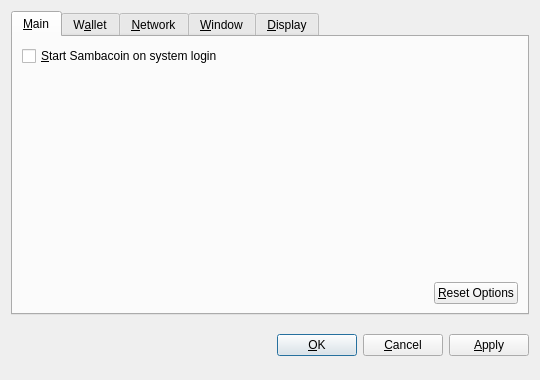
<?xml version="1.0" encoding="UTF-8"?>
<ui version="4.0">
 <class>OptionsDialog</class>
 <widget class="QDialog" name="OptionsDialog">
  <property name="geometry">
   <rect>
    <x>0</x>
    <y>0</y>
    <width>540</width>
    <height>380</height>
   </rect>
  </property>
  <property name="windowTitle">
   <string>Options</string>
  </property>
  <property name="modal">
   <bool>true</bool>
  </property>
  <layout class="QVBoxLayout" name="verticalLayout">
   <item>
    <widget class="QTabWidget" name="tabWidget">
     <property name="tabPosition">
      <enum>QTabWidget::North</enum>
     </property>
     <property name="currentIndex">
      <number>0</number>
     </property>
     <widget class="QWidget" name="tabMain">
      <attribute name="title">
       <string>&amp;Main</string>
      </attribute>
      <layout class="QVBoxLayout" name="verticalLayout_Main">
       <item>
        <widget class="QCheckBox" name="bitcoinAtStartup">
         <property name="toolTip">
          <string>Automatically start Sambacoin after logging in to the system.</string>
         </property>
         <property name="text">
          <string>&amp;Start Sambacoin on system login</string>
         </property>
        </widget>
       </item>
       <item>
        <spacer name="verticalSpacer_Main">
         <property name="orientation">
          <enum>Qt::Vertical</enum>
         </property>
         <property name="sizeHint" stdset="0">
          <size>
           <width>20</width>
           <height>40</height>
          </size>
         </property>
        </spacer>
       </item>
       <item>
        <layout class="QHBoxLayout" name="horizontalLayout_2_Main">
         <item>
          <spacer name="horizontalSpacer_2_Main">
           <property name="orientation">
            <enum>Qt::Horizontal</enum>
           </property>
           <property name="sizeHint" stdset="0">
            <size>
             <width>40</width>
             <height>20</height>
            </size>
           </property>
          </spacer>
         </item>
         <item>
          <widget class="QPushButton" name="resetButton">
           <property name="toolTip">
            <string>Reset all client options to default.</string>
           </property>
           <property name="text">
            <string>&amp;Reset Options</string>
           </property>
           <property name="autoDefault">
            <bool>false</bool>
           </property>
          </widget>
         </item>
        </layout>
       </item>
      </layout>
     </widget>
     <widget class="QWidget" name="tabWallet">
      <attribute name="title">
       <string>W&amp;allet</string>
      </attribute>
      <layout class="QVBoxLayout" name="verticalLayout_Network">
       <item>
        <widget class="QLabel" name="transactionFeeInfoLabel">
         <property name="text">
          <string>Optional transaction fee per kB that helps make sure your transactions are processed quickly. Most transactions are 1 kB.</string>
         </property>
         <property name="textFormat">
          <enum>Qt::PlainText</enum>
         </property>
         <property name="wordWrap">
          <bool>true</bool>
         </property>
        </widget>
       </item>
       <item>
        <layout class="QHBoxLayout" name="horizontalLayout_1_Main">
         <item>
          <widget class="QLabel" name="transactionFeeLabel">
           <property name="text">
            <string>Pay transaction &amp;fee</string>
           </property>
           <property name="textFormat">
            <enum>Qt::PlainText</enum>
           </property>
           <property name="buddy">
            <cstring>transactionFee</cstring>
           </property>
          </widget>
         </item>
         <item>
          <widget class="BitcoinAmountField" name="transactionFee"/>
         </item>
         <item>
          <spacer name="horizontalSpacer_1_Main">
           <property name="orientation">
            <enum>Qt::Horizontal</enum>
           </property>
           <property name="sizeHint" stdset="0">
            <size>
             <width>40</width>
             <height>20</height>
            </size>
           </property>
          </spacer>
         </item>
        </layout>
       </item>
       <item>
        <widget class="QLabel" name="label">
         <property name="text">
          <string>If you disable the spending of unconfirmed change, the change from a transaction cannot be used until that transaction has at least one confirmation. This also affects how your balance is computed.</string>
         </property>
         <property name="wordWrap">
          <bool>true</bool>
         </property>
        </widget>
       </item>
       <item>
        <widget class="QCheckBox" name="spendZeroConfChange">
         <property name="text">
          <string>Spend unconfirmed change  (experts only)</string>
         </property>
        </widget>
       </item>
       <item>
        <spacer name="verticalSpacer">
         <property name="orientation">
          <enum>Qt::Vertical</enum>
         </property>
         <property name="sizeHint" stdset="0">
          <size>
           <width>20</width>
           <height>40</height>
          </size>
         </property>
        </spacer>
       </item>
      </layout>
     </widget>
     <widget class="QWidget" name="tabNetwork">
      <attribute name="title">
       <string>&amp;Network</string>
      </attribute>
      <layout class="QVBoxLayout" name="verticalLayout_Network">
       <item>
        <widget class="QCheckBox" name="mapPortUpnp">
         <property name="toolTip">
          <string>Automatically open the Sambacoin client port on the router. This only works when your router supports UPnP and it is enabled.</string>
         </property>
         <property name="text">
          <string>Map port using &amp;UPnP</string>
         </property>
        </widget>
       </item>
       <item>
        <widget class="QCheckBox" name="connectSocks">
         <property name="toolTip">
          <string>Connect to the Sambacoin network through a SOCKS proxy (e.g. when connecting through Tor).</string>
         </property>
         <property name="text">
          <string>&amp;Connect through SOCKS proxy:</string>
         </property>
        </widget>
       </item>
       <item>
        <layout class="QHBoxLayout" name="horizontalLayout_Network">
         <item>
          <widget class="QLabel" name="proxyIpLabel">
           <property name="text">
            <string>Proxy &amp;IP:</string>
           </property>
           <property name="textFormat">
            <enum>Qt::PlainText</enum>
           </property>
           <property name="buddy">
            <cstring>proxyIp</cstring>
           </property>
          </widget>
         </item>
         <item>
          <widget class="QValidatedLineEdit" name="proxyIp">
           <property name="maximumSize">
            <size>
             <width>140</width>
             <height>16777215</height>
            </size>
           </property>
           <property name="toolTip">
            <string>IP address of the proxy (e.g. 127.0.0.1)</string>
           </property>
          </widget>
         </item>
         <item>
          <widget class="QLabel" name="proxyPortLabel">
           <property name="text">
            <string>&amp;Port:</string>
           </property>
           <property name="textFormat">
            <enum>Qt::PlainText</enum>
           </property>
           <property name="buddy">
            <cstring>proxyPort</cstring>
           </property>
          </widget>
         </item>
         <item>
          <widget class="QLineEdit" name="proxyPort">
           <property name="maximumSize">
            <size>
             <width>55</width>
             <height>16777215</height>
            </size>
           </property>
           <property name="toolTip">
            <string>Port of the proxy (e.g. 9050)</string>
           </property>
          </widget>
         </item>
         <item>
          <widget class="QLabel" name="socksVersionLabel">
           <property name="text">
            <string>SOCKS &amp;Version:</string>
           </property>
           <property name="textFormat">
            <enum>Qt::PlainText</enum>
           </property>
           <property name="buddy">
            <cstring>socksVersion</cstring>
           </property>
          </widget>
         </item>
         <item>
          <widget class="QValueComboBox" name="socksVersion">
           <property name="toolTip">
            <string>SOCKS version of the proxy (e.g. 5)</string>
           </property>
          </widget>
         </item>
         <item>
          <spacer name="horizontalSpacer_Network">
           <property name="orientation">
            <enum>Qt::Horizontal</enum>
           </property>
           <property name="sizeHint" stdset="0">
            <size>
             <width>40</width>
             <height>20</height>
            </size>
           </property>
          </spacer>
         </item>
        </layout>
       </item>
       <item>
        <spacer name="verticalSpacer_Network">
         <property name="orientation">
          <enum>Qt::Vertical</enum>
         </property>
         <property name="sizeHint" stdset="0">
          <size>
           <width>20</width>
           <height>40</height>
          </size>
         </property>
        </spacer>
       </item>
      </layout>
     </widget>
     <widget class="QWidget" name="tabWindow">
      <attribute name="title">
       <string>&amp;Window</string>
      </attribute>
      <layout class="QVBoxLayout" name="verticalLayout_Window">
       <item>
        <widget class="QCheckBox" name="minimizeToTray">
         <property name="toolTip">
          <string>Show only a tray icon after minimizing the window.</string>
         </property>
         <property name="text">
          <string>&amp;Minimize to the tray instead of the taskbar</string>
         </property>
        </widget>
       </item>
       <item>
        <widget class="QCheckBox" name="minimizeOnClose">
         <property name="toolTip">
          <string>Minimize instead of exit the application when the window is closed. When this option is enabled, the application will be closed only after selecting Quit in the menu.</string>
         </property>
         <property name="text">
          <string>M&amp;inimize on close</string>
         </property>
        </widget>
       </item>
       <item>
        <spacer name="verticalSpacer_Window">
         <property name="orientation">
          <enum>Qt::Vertical</enum>
         </property>
         <property name="sizeHint" stdset="0">
          <size>
           <width>20</width>
           <height>40</height>
          </size>
         </property>
        </spacer>
       </item>
      </layout>
     </widget>
     <widget class="QWidget" name="tabDisplay">
      <attribute name="title">
       <string>&amp;Display</string>
      </attribute>
      <layout class="QVBoxLayout" name="verticalLayout_Display">
       <item>
        <layout class="QHBoxLayout" name="horizontalLayout_1_Display">
         <item>
          <widget class="QLabel" name="langLabel">
           <property name="text">
            <string>User Interface &amp;language:</string>
           </property>
           <property name="textFormat">
            <enum>Qt::PlainText</enum>
           </property>
           <property name="buddy">
            <cstring>lang</cstring>
           </property>
          </widget>
         </item>
         <item>
          <widget class="QValueComboBox" name="lang">
           <property name="toolTip">
            <string>The user interface language can be set here. This setting will take effect after restarting Sambacoin.</string>
           </property>
          </widget>
         </item>
        </layout>
       </item>
       <item>
        <layout class="QHBoxLayout" name="horizontalLayout_2_Display">
         <item>
          <widget class="QLabel" name="unitLabel">
           <property name="text">
            <string>&amp;Unit to show amounts in:</string>
           </property>
           <property name="textFormat">
            <enum>Qt::PlainText</enum>
           </property>
           <property name="buddy">
            <cstring>unit</cstring>
           </property>
          </widget>
         </item>
         <item>
          <widget class="QValueComboBox" name="unit">
           <property name="toolTip">
            <string>Choose the default subdivision unit to show in the interface and when sending coins.</string>
           </property>
          </widget>
         </item>
        </layout>
       </item>
       <item>
        <widget class="QCheckBox" name="displayAddresses">
         <property name="toolTip">
          <string>Whether to show Sambacoin addresses in the transaction list or not.</string>
         </property>
         <property name="text">
          <string>&amp;Display addresses in transaction list</string>
         </property>
        </widget>
       </item>
       <item>
        <widget class="QCheckBox" name="coinControlFeatures">
         <property name="toolTip">
          <string>Whether to show coin control features or not.</string>
         </property>
         <property name="text">
          <string>Display coin &amp;control features (experts only!)</string>
         </property>
        </widget>
       </item>
       <item>
        <spacer name="verticalSpacer_Display">
         <property name="orientation">
          <enum>Qt::Vertical</enum>
         </property>
         <property name="sizeHint" stdset="0">
          <size>
           <width>20</width>
           <height>40</height>
          </size>
         </property>
        </spacer>
       </item>
      </layout>
     </widget>
    </widget>
   </item>
   <item>
    <layout class="QHBoxLayout" name="horizontalLayout_Buttons">
     <item>
      <spacer name="horizontalSpacer_1">
       <property name="orientation">
        <enum>Qt::Horizontal</enum>
       </property>
       <property name="sizeHint" stdset="0">
        <size>
         <width>40</width>
         <height>48</height>
        </size>
       </property>
      </spacer>
     </item>
     <item>
      <widget class="QLabel" name="statusLabel">
       <property name="font">
        <font>
         <weight>75</weight>
         <bold>true</bold>
        </font>
       </property>
       <property name="text">
        <string/>
       </property>
       <property name="textFormat">
        <enum>Qt::PlainText</enum>
       </property>
       <property name="wordWrap">
        <bool>true</bool>
       </property>
      </widget>
     </item>
     <item>
      <spacer name="horizontalSpacer_2">
       <property name="orientation">
        <enum>Qt::Horizontal</enum>
       </property>
       <property name="sizeHint" stdset="0">
        <size>
         <width>40</width>
         <height>48</height>
        </size>
       </property>
      </spacer>
     </item>
     <item>
      <widget class="QPushButton" name="okButton">
       <property name="text">
        <string>&amp;OK</string>
       </property>
      </widget>
     </item>
     <item>
      <widget class="QPushButton" name="cancelButton">
       <property name="text">
        <string>&amp;Cancel</string>
       </property>
       <property name="autoDefault">
        <bool>false</bool>
       </property>
      </widget>
     </item>
     <item>
      <widget class="QPushButton" name="applyButton">
       <property name="text">
        <string>&amp;Apply</string>
       </property>
       <property name="autoDefault">
        <bool>false</bool>
       </property>
      </widget>
     </item>
    </layout>
   </item>
  </layout>
 </widget>
 <customwidgets>
  <customwidget>
   <class>BitcoinAmountField</class>
   <extends>QSpinBox</extends>
   <header>bitcoinamountfield.h</header>
  </customwidget>
  <customwidget>
   <class>QValueComboBox</class>
   <extends>QComboBox</extends>
   <header>qvaluecombobox.h</header>
  </customwidget>
  <customwidget>
   <class>QValidatedLineEdit</class>
   <extends>QLineEdit</extends>
   <header>qvalidatedlineedit.h</header>
  </customwidget>
 </customwidgets>
 <resources/>
 <connections/>
</ui>
